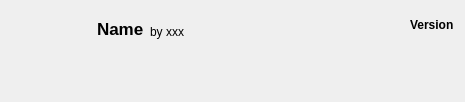
<?xml version="1.0" encoding="UTF-8"?>
<ui version="4.0">
 <class>LocalModFileItemWidget</class>
 <widget class="QWidget" name="LocalModFileItemWidget">
  <property name="geometry">
   <rect>
    <x>0</x>
    <y>0</y>
    <width>465</width>
    <height>92</height>
   </rect>
  </property>
  <layout class="QGridLayout" name="gridLayout">
   <item row="0" column="0" rowspan="3">
    <widget class="QLabel" name="modIcon">
     <property name="sizePolicy">
      <sizepolicy hsizetype="Fixed" vsizetype="Fixed">
       <horstretch>0</horstretch>
       <verstretch>0</verstretch>
      </sizepolicy>
     </property>
     <property name="minimumSize">
      <size>
       <width>80</width>
       <height>80</height>
      </size>
     </property>
     <property name="maximumSize">
      <size>
       <width>80</width>
       <height>80</height>
      </size>
     </property>
     <property name="text">
      <string/>
     </property>
    </widget>
   </item>
   <item row="0" column="1">
    <layout class="QHBoxLayout" name="horizontalLayout_3">
     <item>
      <widget class="QLabel" name="modName">
       <property name="sizePolicy">
        <sizepolicy hsizetype="Minimum" vsizetype="Minimum">
         <horstretch>0</horstretch>
         <verstretch>0</verstretch>
        </sizepolicy>
       </property>
       <property name="minimumSize">
        <size>
         <width>0</width>
         <height>28</height>
        </size>
       </property>
       <property name="font">
        <font>
         <pointsize>13</pointsize>
         <weight>75</weight>
         <bold>true</bold>
        </font>
       </property>
       <property name="toolTip">
        <string notr="true"/>
       </property>
       <property name="text">
        <string>Name</string>
       </property>
       <property name="alignment">
        <set>Qt::AlignBottom|Qt::AlignLeading|Qt::AlignLeft</set>
       </property>
      </widget>
     </item>
     <item>
      <widget class="QLabel" name="modAuthors">
       <property name="sizePolicy">
        <sizepolicy hsizetype="Preferred" vsizetype="Preferred">
         <horstretch>0</horstretch>
         <verstretch>0</verstretch>
        </sizepolicy>
       </property>
       <property name="maximumSize">
        <size>
         <width>16777215</width>
         <height>16777215</height>
        </size>
       </property>
       <property name="font">
        <font>
         <pointsize>9</pointsize>
        </font>
       </property>
       <property name="toolTip">
        <string notr="true"/>
       </property>
       <property name="text">
        <string>by xxx</string>
       </property>
       <property name="alignment">
        <set>Qt::AlignBottom|Qt::AlignLeading|Qt::AlignLeft</set>
       </property>
      </widget>
     </item>
     <item>
      <spacer name="horizontalSpacer_3">
       <property name="orientation">
        <enum>Qt::Horizontal</enum>
       </property>
       <property name="sizeHint" stdset="0">
        <size>
         <width>40</width>
         <height>20</height>
        </size>
       </property>
      </spacer>
     </item>
     <item>
      <widget class="QLabel" name="modVersion">
       <property name="sizePolicy">
        <sizepolicy hsizetype="Preferred" vsizetype="Preferred">
         <horstretch>0</horstretch>
         <verstretch>0</verstretch>
        </sizepolicy>
       </property>
       <property name="font">
        <font>
         <pointsize>9</pointsize>
         <weight>75</weight>
         <bold>true</bold>
        </font>
       </property>
       <property name="toolTip">
        <string notr="true"/>
       </property>
       <property name="text">
        <string>Version</string>
       </property>
       <property name="alignment">
        <set>Qt::AlignLeading|Qt::AlignLeft|Qt::AlignVCenter</set>
       </property>
      </widget>
     </item>
    </layout>
   </item>
   <item row="1" column="1">
    <widget class="QLabel" name="modDescription">
     <property name="sizePolicy">
      <sizepolicy hsizetype="Expanding" vsizetype="Expanding">
       <horstretch>0</horstretch>
       <verstretch>0</verstretch>
      </sizepolicy>
     </property>
     <property name="toolTip">
      <string notr="true"/>
     </property>
     <property name="text">
      <string/>
     </property>
     <property name="alignment">
      <set>Qt::AlignLeading|Qt::AlignLeft|Qt::AlignTop</set>
     </property>
     <property name="wordWrap">
      <bool>true</bool>
     </property>
    </widget>
   </item>
  </layout>
 </widget>
 <resources>
  <include location="../../images/image.qrc"/>
 </resources>
 <connections/>
</ui>
